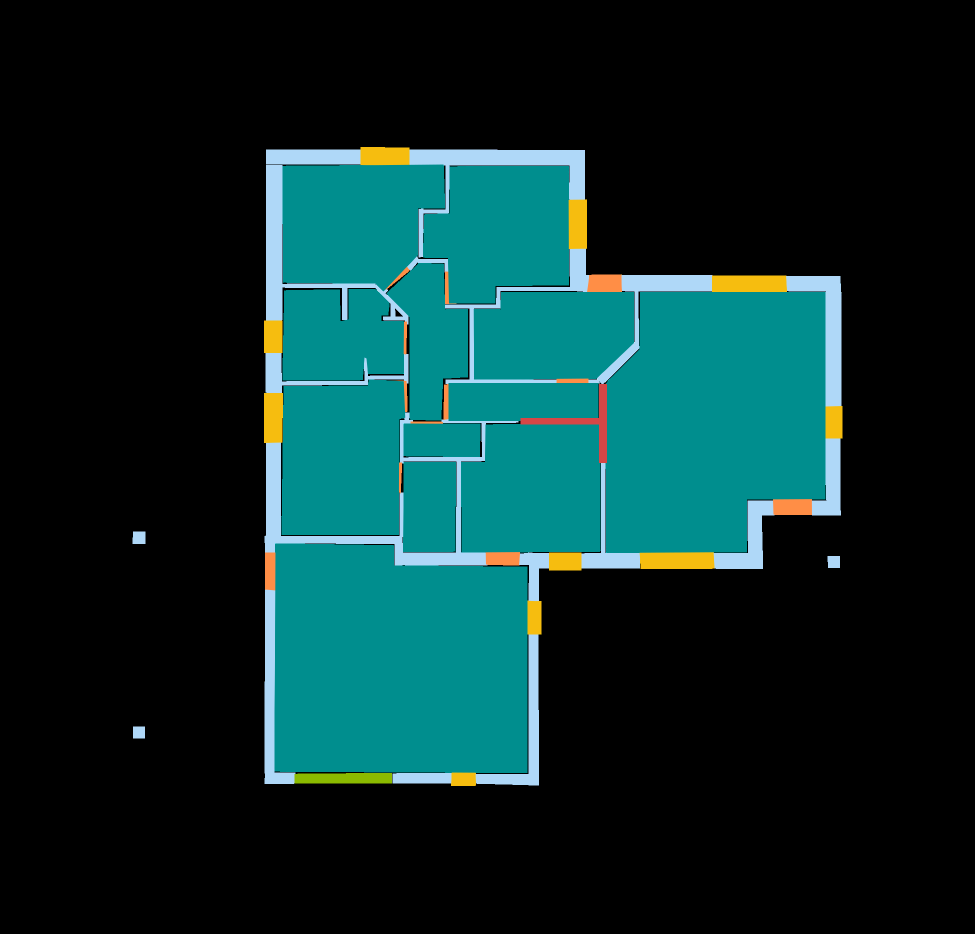
#> input picture dataset/masks/1 (2).png, 1950 x 1867 px (shown at 1/2 size); its folder holds 4 pictures in this run
$ python test_all_sample_plans.py
#> lines starting #> are read from the running program, lines starting #| are printed output that depends on the picture; after the words box and inside, x2 and y2 are one past the last pixel; in counts of white or black regions, pixels touching at a corner belong together
import cv2
import numpy as np
from PIL import Image

room_colors = [np.array([0, 142, 142], dtype=np.float32), np.array([255, 142, 70], dtype=np.float32)]
door_colors = [np.array([139, 186, 0], dtype=np.float32), np.array([214, 70, 70], dtype=np.float32)]
window_colors = [np.array([246, 189, 15], dtype=np.float32)]
wall_colors = [np.array([175, 216, 248], dtype=np.float32)]

def get_multi_color_mask(img_rgb, targets, tolerance=35):
    combined = np.zeros(img_rgb.shape[:2], dtype=np.uint8)
    for tgt in targets:
        diff = img_rgb.astype(np.float32) - tgt
        dist = np.sqrt(np.sum(diff ** 2, axis=-1))
        matched = (dist <= tolerance).astype(np.uint8) * 255
        combined = cv2.bitwise_or(combined, matched)
    return combined

sample_plans = [1, 2, 3, 4, 10, 12]

for pid in sample_plans:
    mask_path = f"dataset/masks/{pid} (2).png"
    mask = np.array(Image.open(mask_path).convert("RGB"))
#> mask is the input picture: shape (1867, 1950, 3); mean R, G, B 9.6, 43.8, 43.1

    room_mask = get_multi_color_mask(mask, room_colors)
#> the loop in get_multi_color_mask, `for tgt in targets:` made 2 passes
#> pass 1, in get_multi_color_mask, `matched = (dist <= tolerance).astype(np.uint8) * 255`:
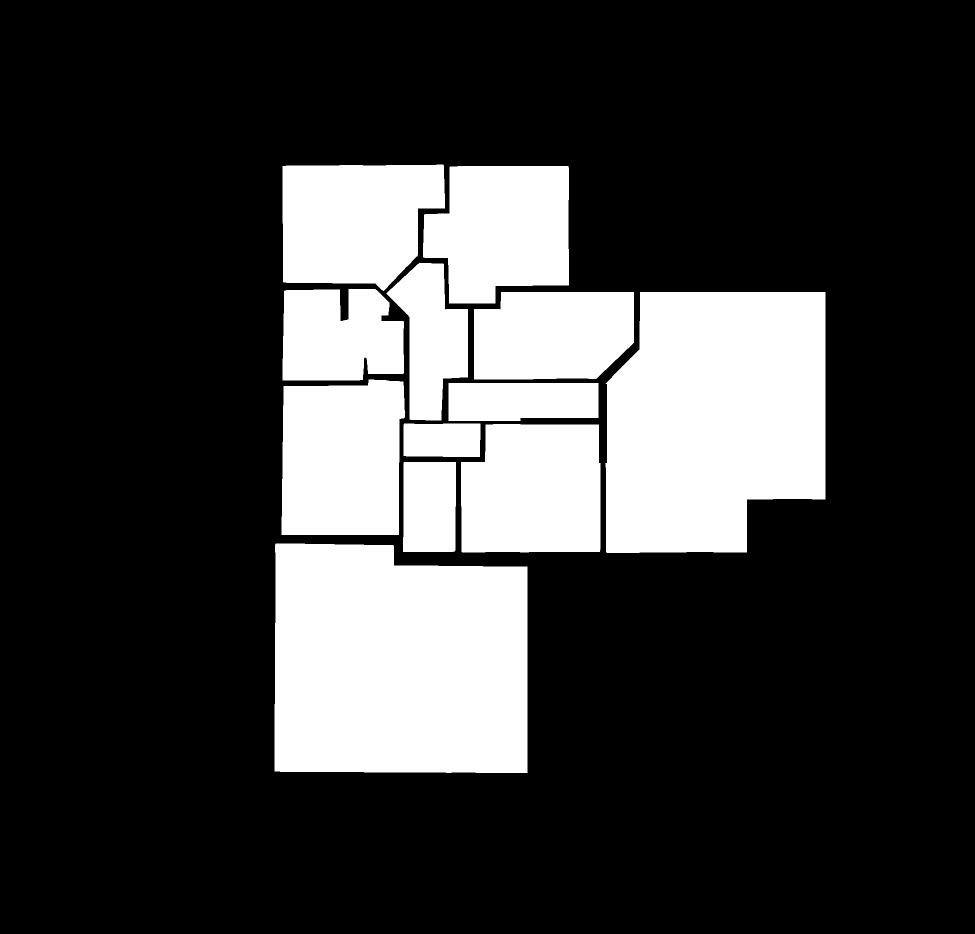
#> matched: shape (1867, 1950) (shown at 1/2 size); 23.7% white; 12 white regions, largest, box (x1, y1, x2, y2) and area: (549, 1087, 1055, 1546) 218835, (1211, 584, 1651, 1106) 201718, (563, 759, 811, 1070) 71096
#> after the loop in get_multi_color_mask, `for tgt in targets:`: combined: shape (1867, 1950); 24% white; 10 white regions, largest, box (x1, y1, x2, y2) and area: (530, 1087, 1055, 1546) 220339, (1211, 584, 1651, 1106) 204097, (773, 332, 1138, 841) 95620
    door_mask = get_multi_color_mask(mask, door_colors)
#> after the loop in get_multi_color_mask (call 2), `for tgt in targets:`: combined: shape (1867, 1950); 0.23% white; 2 white regions, box (x1, y1, x2, y2) and area: (1041, 768, 1214, 926) 4569, (589, 1546, 784, 1567) 3986
    window_mask = get_multi_color_mask(mask, window_colors)
    wall_mask = get_multi_color_mask(mask, wall_colors)
#> the loop in get_multi_color_mask (call 4), `for tgt in targets:` made 1 pass
#> pass 1, in get_multi_color_mask (call 4), `diff = img_rgb.astype(np.float32) - tgt`:
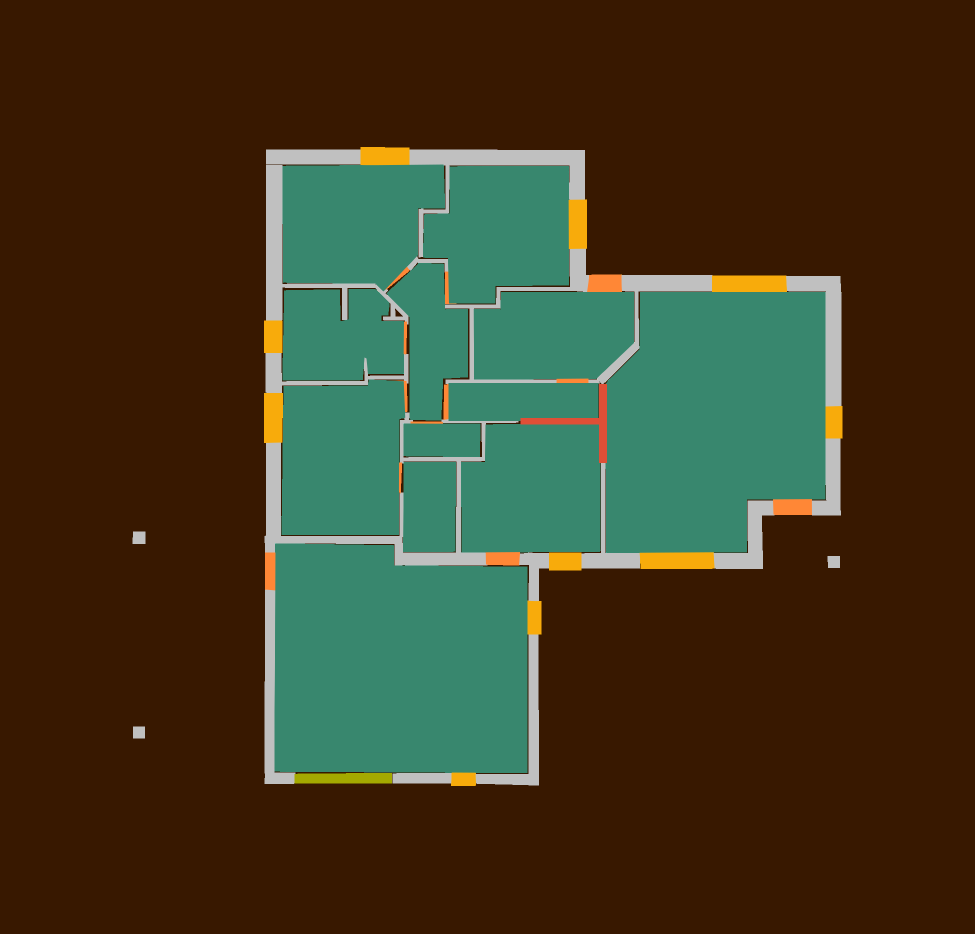
#> diff: shape (1867, 1950, 3) float32 (shown at 1/2 size); mean R, G, B -160, -171.6, -208.6; drawn with min black and max white
#> pass 1, in get_multi_color_mask (call 4), `dist = np.sqrt(np.sum(diff ** 2, axis=-1))`:
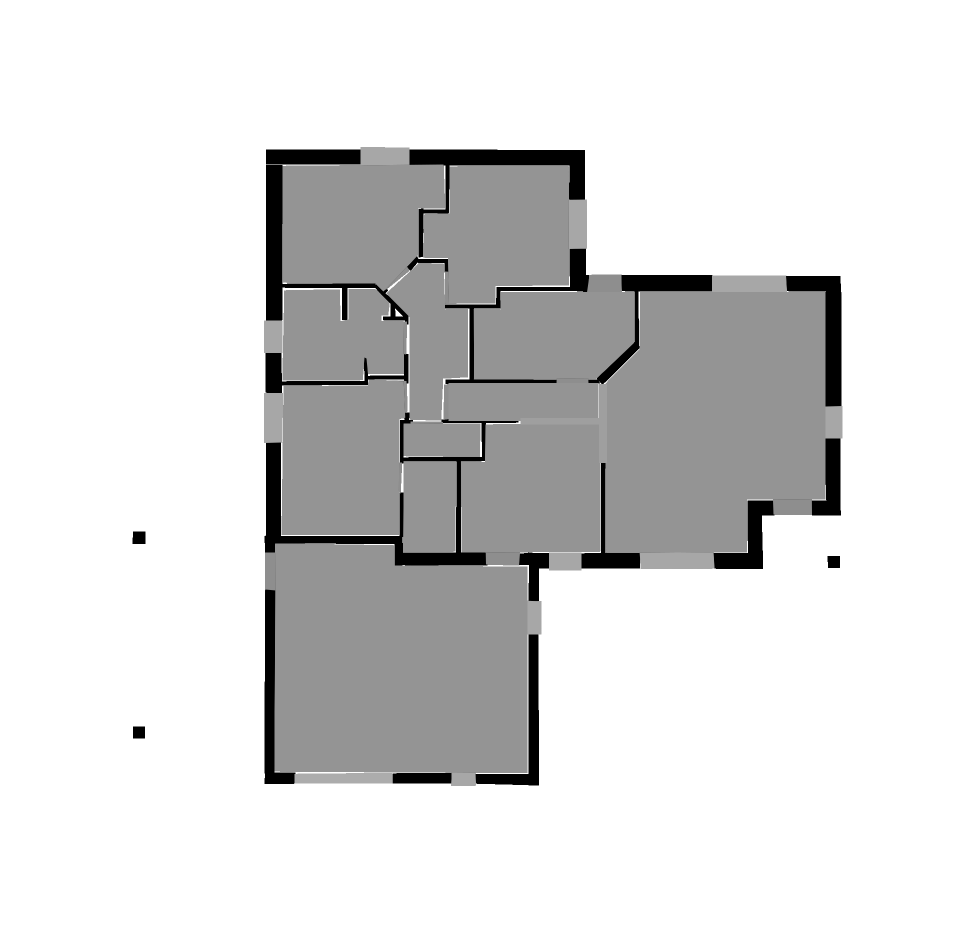
#> dist: shape (1867, 1950) float32 (shown at 1/2 size); min 0, max 372.5, mean 320.4; drawn with min black and max white
#> pass 1, in get_multi_color_mask (call 4), `matched = (dist <= tolerance).astype(np.uint8) * 255`:
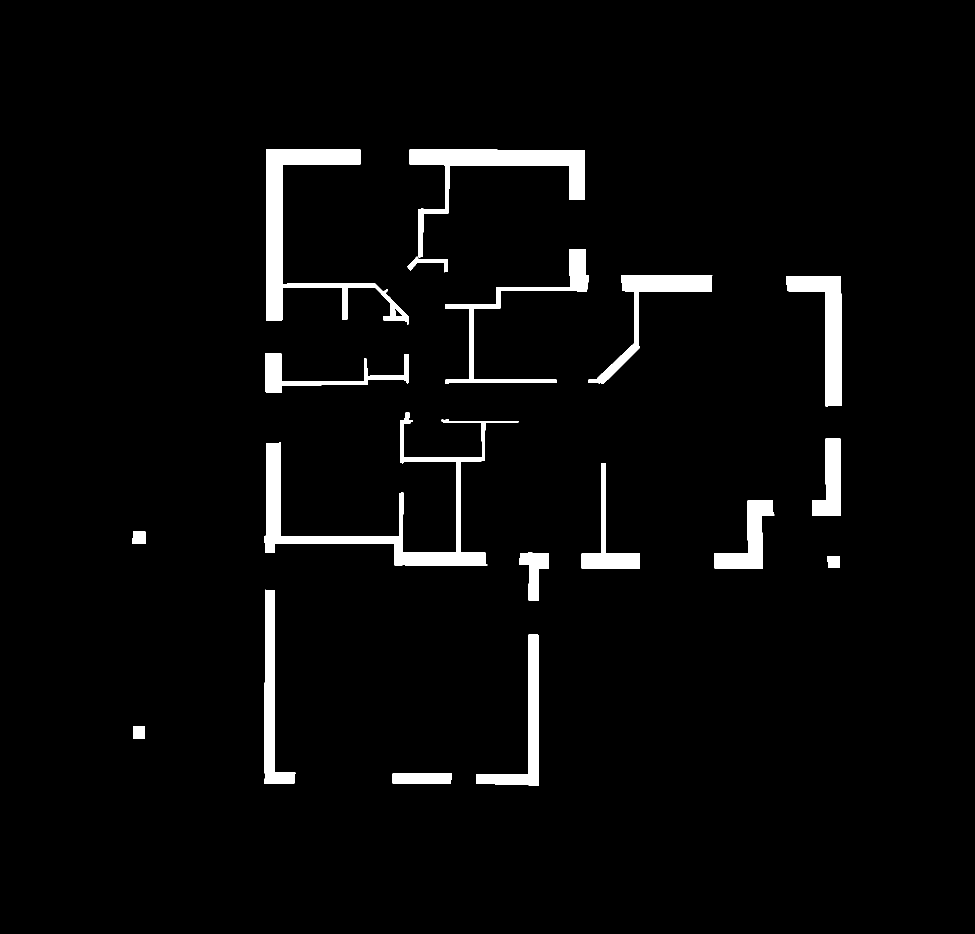
#> matched: shape (1867, 1950) (shown at 1/2 size); 3.6% white; 19 white regions, largest, box (x1, y1, x2, y2) and area: (529, 825, 1037, 1131) 21023, (819, 299, 1170, 515) 15050, (532, 330, 817, 649) 13947

    kernel = cv2.getStructuringElement(cv2.MORPH_RECT, (3, 3))
    cleaned_room = cv2.morphologyEx(room_mask, cv2.MORPH_CLOSE, kernel)
#> cleaned_room: shape (1867, 1950); 24% white; 6 white regions, box (x1, y1, x2, y2) and area: (530, 848, 1201, 1546) 289525, (565, 329, 1268, 914) 250438, (1211, 584, 1651, 1106) 204175, (563, 759, 815, 1070) 71797, (565, 578, 814, 761) 39601, (806, 924, 912, 1104) 18832

    n_rooms, _, r_stats, _ = cv2.connectedComponentsWithStats(cleaned_room, connectivity=8)
#> n_rooms = 7; r_stats = [[0, 0, 1950, 1867, 2766282], [565, 329, 703, 585, 250438], [565, 578, 249, 183, 39601], [1211, 584, 440, 522, 204175], [563, 759, 252, 311, 71797], [530, 848, 671, 698, 289525], [806, 924, 106, 180, 18832]]
    rooms = [i for i in range(1, n_rooms) if r_stats[i, cv2.CC_STAT_AREA] >= 800]
#> rooms = [1, 2, 3, 4, 5, 6]

    n_doors, _, d_stats, _ = cv2.connectedComponentsWithStats(door_mask, connectivity=8)
#> n_doors = 3; d_stats = [[0, 0, 1950, 1867, 3632095], [1041, 768, 173, 158, 4569], [589, 1546, 195, 21, 3986]]
    doors = [i for i in range(1, n_doors) if 30 <= d_stats[i, cv2.CC_STAT_AREA] <= 20000]
#> doors = [1, 2]

    n_wins, _, w_stats, _ = cv2.connectedComponentsWithStats(window_mask, connectivity=8)
#> n_wins = 11; w_stats = [[0, 0, 1950, 1867, 3610199], [721, 294, 98, 36, 3454], [1138, 399, 36, 99, 3502], [1424, 551, 150, 33, 4913], [528, 641, 37, 65, 2404], [528, 786, 38, 100, 3718], [1651, 812, 34, 65, 2179], [1098, 1105, 65, 36, 2340], [1280, 1105, 149, 33, 4806], [1055, 1201, 28, 68, 1872], [902, 1546, 50, 26, 1263]]
    windows = [i for i in range(1, n_wins) if 30 <= w_stats[i, cv2.CC_STAT_AREA] <= 20000]
#> windows = [1, 2, 3, 4, 5, 6, 7, 8, 9, 10]

    print(f"Plan {pid:2d} -> Rooms: {len(rooms):2d} | Doors: {len(doors):2d} | Windows: {len(windows):2d} | Wall Px: {np.count_nonzero(wall_mask):,}")
#| Plan  1 -> Rooms:  6 | Doors:  2 | Windows: 10 | Wall Px: 131,116
#> pass 2 of the loop `for pid in sample_plans:`:
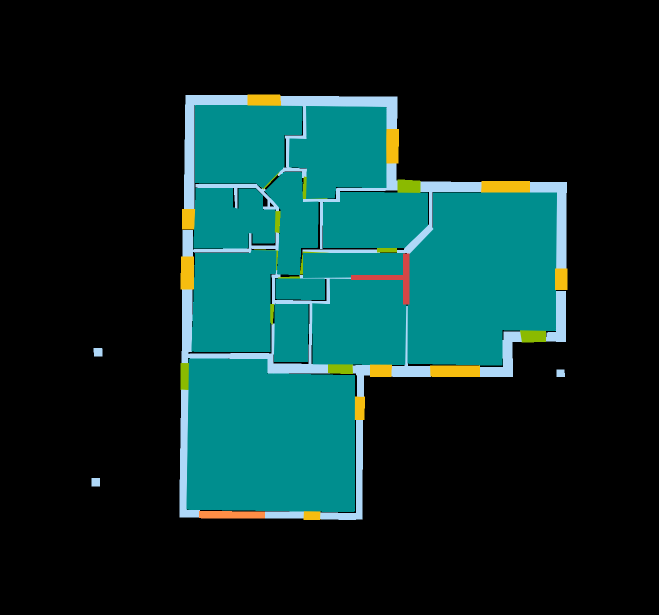
#> input picture dataset/masks/2 (2).png, 1318 x 1229 px (shown at 1/2 size)
#> mask is the input picture: shape (1229, 1318, 3); mean R, G, B 9.7, 43.8, 42.7
#> after the loop in get_multi_color_mask (call 6), `for tgt in targets:`:
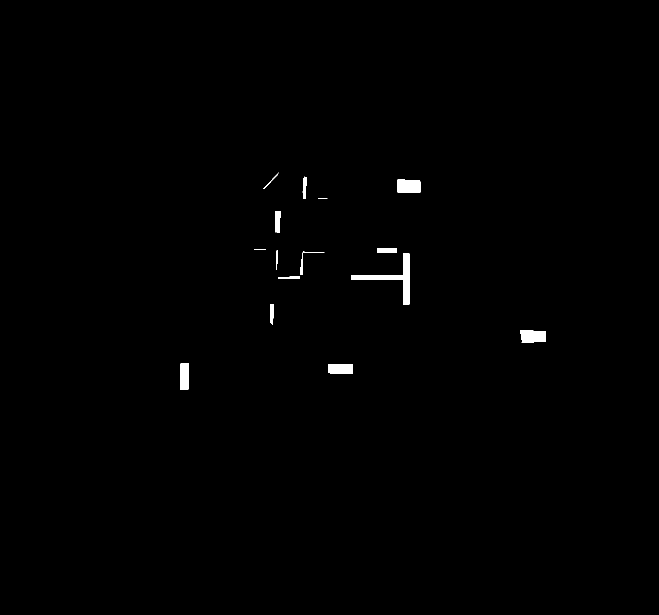
#> combined: shape (1229, 1318) (shown at 1/2 size); 0.51% white; 15 white regions (1 under 20 px), largest, box (x1, y1, x2, y2) and area: (702, 507, 819, 609) 2366, (795, 359, 841, 385) 1147, (1040, 661, 1092, 685) 1145
#> `cleaned_room = cv2.morphologyEx(room_mask, cv2.MORPH_CLOSE, kernel)`:
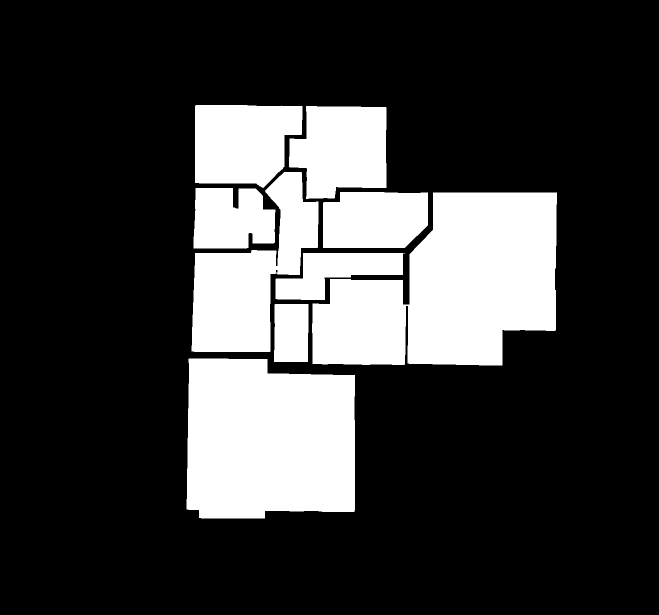
#> cleaned_room: shape (1229, 1318) (shown at 1/2 size); 23.5% white; 9 white regions, largest, box (x1, y1, x2, y2) and area: (624, 385, 1114, 731) 119055, (373, 717, 710, 1037) 98432, (383, 344, 637, 704) 44489
#> n_rooms = 10; r_stats = [[0, 0, 1318, 1229, 1238966], [390, 210, 215, 166, 29567], [578, 212, 195, 186, 29126], [383, 344, 254, 360, 44489], [387, 376, 164, 121, 17123], [646, 384, 210, 112, 21647], [624, 385, 490, 346, 119055], [551, 506, 259, 94, 13571], [548, 608, 69, 116, 7846], [373, 717, 337, 320, 98432]]
#> rooms = [1, 2, 3, 4, 5, 6, 7, 8, 9]
#> n_doors = 16; d_stats = 16 rows, first 6: [0, 0, 1318, 1229, 1611556], [526, 345, 32, 33, 83], [605, 353, 8, 45, 269], [795, 359, 46, 26, 1147], [636, 397, 19, 1, 19], [550, 422, 11, 44, 401]
#> doors = [1, 2, 3, 5, 6, 8, 9, 10, 11, 12, 13, 14, 15]
#> w_stats = [[0, 0, 1318, 1229, 1605826], [495, 189, 67, 22, 1460], [773, 258, 25, 69, 1684], [962, 362, 98, 23, 2233], [364, 418, 26, 41, 1026], [361, 513, 27, 66, 1749], [1110, 537, 25, 43, 1075], [740, 730, 44, 24, 1037], [860, 731, 100, 23, 2277], [710, 793, 20, 47, 904], [607, 1023, 34, 17, 551]]
#| Plan  2 -> Rooms:  9 | Doors: 13 | Windows: 10 | Wall Px: 58,712
#> pass 3 of the loop `for pid in sample_plans:`:
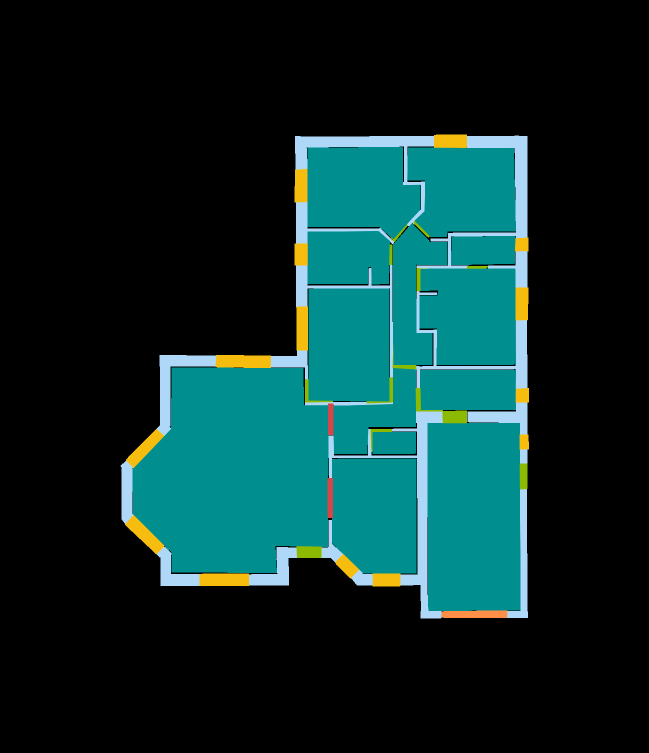
#> input picture dataset/masks/3 (2).png, 1298 x 1506 px (shown at 1/2 size)
#> mask is the input picture: shape (1506, 1298, 3); mean R, G, B 10.2, 43.8, 42.3
#> the loop in get_multi_color_mask (call 9), `for tgt in targets:` made 2 passes
#> pass 1, in get_multi_color_mask (call 9), `matched = (dist <= tolerance).astype(np.uint8) * 255`:
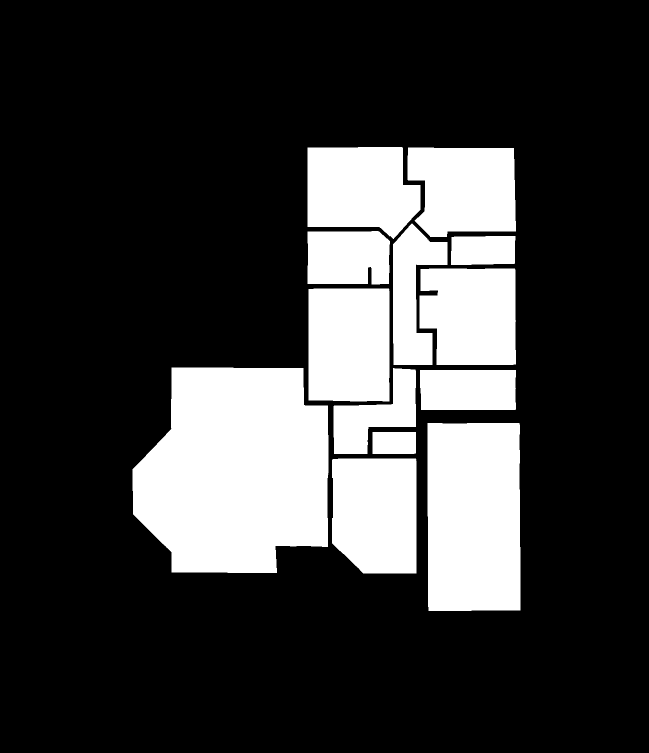
#> matched: shape (1506, 1298) (shown at 1/2 size); 23% white; 13 white regions, largest, box (x1, y1, x2, y2) and area: (265, 735, 657, 1146) 132292, (855, 846, 1041, 1222) 69258, (664, 917, 833, 1147) 36774
#> the loop in get_multi_color_mask (call 11), `for tgt in targets:` made 1 pass
#> pass 1, in get_multi_color_mask (call 11), `diff = img_rgb.astype(np.float32) - tgt`:
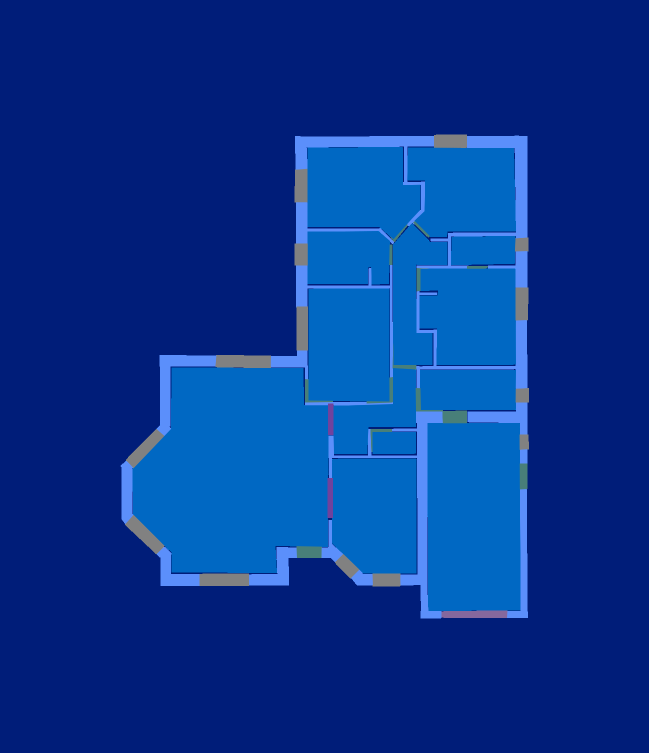
#> diff: shape (1506, 1298, 3) float32 (shown at 1/2 size); mean R, G, B -238.2, -146.8, 27.1; drawn with min black and max white
#> n_rooms = 14; r_stats = 14 rows, first 6: [0, 0, 1298, 1506, 1502511], [615, 294, 226, 184, 33436], [815, 295, 217, 179, 33227], [786, 447, 109, 283, 17672], [615, 462, 165, 107, 16747], [902, 472, 129, 58, 7199]
#> rooms = [1, 2, 3, 4, 5, 6, 7, 8, 9, 10, 11, 12, 13]
#> n_doors = 15; d_stats = 15 rows, first 6: [0, 0, 1298, 1506, 1946734], [827, 443, 32, 32, 202], [781, 449, 34, 35, 171], [779, 489, 6, 41, 240], [934, 532, 42, 5, 205], [833, 536, 21, 47, 375]
#> doors = [1, 2, 3, 4, 5, 6, 7, 8, 9, 10, 11, 12, 13, 14]
#> n_wins = 15; w_stats = 15 rows, first 6: [0, 0, 1298, 1506, 1932820], [868, 269, 66, 27, 1722], [589, 338, 26, 67, 1664], [1030, 475, 27, 28, 682], [589, 487, 26, 44, 1144], [1031, 575, 26, 66, 1662]
#> windows = [1, 2, 3, 4, 5, 6, 7, 8, 9, 10, 11, 12, 13, 14]
#| Plan  3 -> Rooms: 13 | Doors: 14 | Windows: 14 | Wall Px: 72,342
#> (the run stopped early here; a loop or call above may not have finished)
